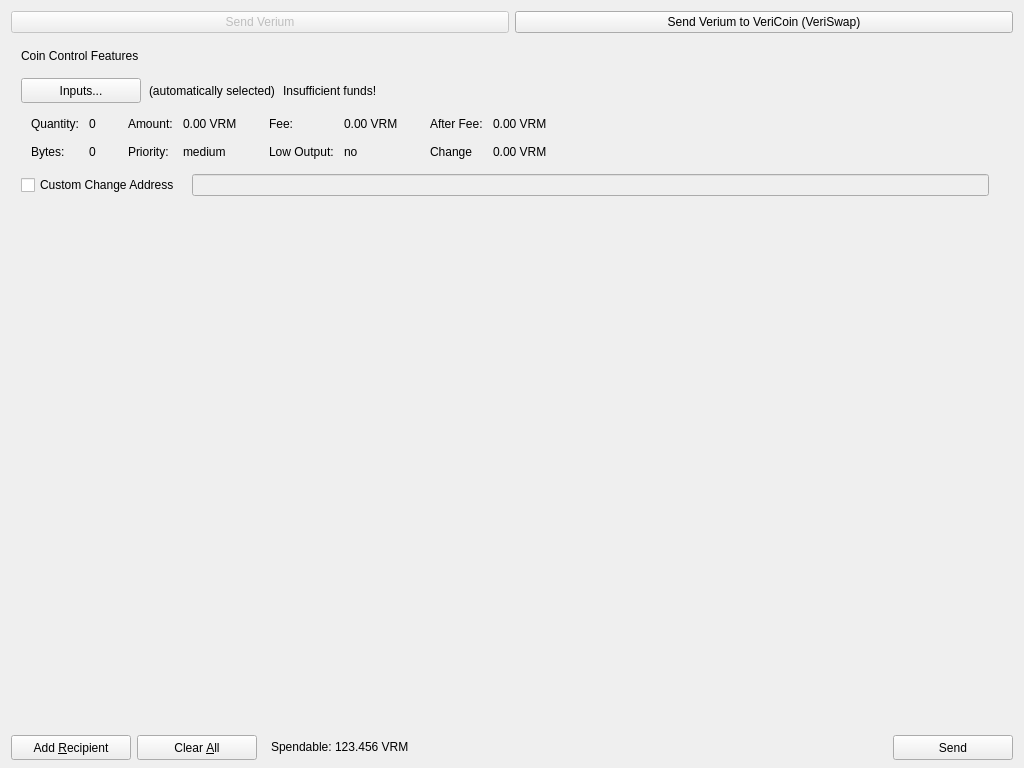
<?xml version="1.0" encoding="UTF-8"?>
<ui version="4.0">
 <class>SendCoinsDialog</class>
 <widget class="QDialog" name="SendCoinsDialog">
  <property name="geometry">
   <rect>
    <x>0</x>
    <y>0</y>
    <width>1024</width>
    <height>768</height>
   </rect>
  </property>
  <property name="windowTitle">
   <string>Send Coins</string>
  </property>
  <layout class="QVBoxLayout" name="verticalLayout" stretch="0,0,1,0">
   <property name="bottomMargin">
    <number>8</number>
   </property>
   <item>
    <layout class="QHBoxLayout" name="horizontalLayout_3">
     <item>
      <widget class="QPushButton" name="btnVerium">
       <property name="enabled">
        <bool>false</bool>
       </property>
       <property name="text">
        <string>Send Verium</string>
       </property>
      </widget>
     </item>
     <item>
      <widget class="QPushButton" name="btnBitcoin">
       <property name="text">
        <string>Send Verium to VeriCoin (VeriSwap)</string>
       </property>
      </widget>
     </item>
    </layout>
   </item>
   <item>
    <widget class="QFrame" name="frameCoinControl">
     <property name="sizePolicy">
      <sizepolicy hsizetype="Expanding" vsizetype="Expanding">
       <horstretch>0</horstretch>
       <verstretch>0</verstretch>
      </sizepolicy>
     </property>
     <property name="maximumSize">
      <size>
       <width>16777215</width>
       <height>16777215</height>
      </size>
     </property>
     <property name="frameShape">
      <enum>QFrame::NoFrame</enum>
     </property>
     <property name="frameShadow">
      <enum>QFrame::Sunken</enum>
     </property>
     <layout class="QVBoxLayout" name="verticalLayoutCoinControl2">
      <property name="spacing">
       <number>6</number>
      </property>
      <property name="leftMargin">
       <number>0</number>
      </property>
      <property name="topMargin">
       <number>0</number>
      </property>
      <property name="rightMargin">
       <number>0</number>
      </property>
      <property name="bottomMargin">
       <number>6</number>
      </property>
      <item>
       <layout class="QVBoxLayout" name="verticalLayoutCoinControl" stretch="0,0,0,0,1">
        <property name="spacing">
         <number>0</number>
        </property>
        <property name="leftMargin">
         <number>10</number>
        </property>
        <property name="topMargin">
         <number>10</number>
        </property>
        <item>
         <layout class="QHBoxLayout" name="horizontalLayoutCoinControl1">
          <property name="bottomMargin">
           <number>15</number>
          </property>
          <item>
           <widget class="QLabel" name="labelCoinControlFeatures">
            <property name="sizePolicy">
             <sizepolicy hsizetype="Preferred" vsizetype="Maximum">
              <horstretch>0</horstretch>
              <verstretch>0</verstretch>
             </sizepolicy>
            </property>
            <property name="text">
             <string>Coin Control Features</string>
            </property>
           </widget>
          </item>
         </layout>
        </item>
        <item>
         <layout class="QHBoxLayout" name="horizontalLayoutCoinControl2" stretch="0,0,0,0">
          <property name="spacing">
           <number>8</number>
          </property>
          <property name="bottomMargin">
           <number>10</number>
          </property>
          <item>
           <widget class="QPushButton" name="pushButtonCoinControl">
            <property name="minimumSize">
             <size>
              <width>120</width>
              <height>25</height>
             </size>
            </property>
            <property name="text">
             <string>Inputs...</string>
            </property>
           </widget>
          </item>
          <item>
           <widget class="QLabel" name="labelCoinControlAutomaticallySelected">
            <property name="text">
             <string>(automatically selected)</string>
            </property>
            <property name="margin">
             <number>5</number>
            </property>
           </widget>
          </item>
          <item>
           <widget class="QLabel" name="labelCoinControlInsuffFunds">
            <property name="text">
             <string>Insufficient funds!</string>
            </property>
            <property name="margin">
             <number>5</number>
            </property>
           </widget>
          </item>
          <item>
           <spacer name="horizontalSpacerCoinControl">
            <property name="orientation">
             <enum>Qt::Horizontal</enum>
            </property>
            <property name="sizeHint" stdset="0">
             <size>
              <width>40</width>
              <height>1</height>
             </size>
            </property>
           </spacer>
          </item>
         </layout>
        </item>
        <item>
         <widget class="QWidget" name="widgetCoinControl" native="true">
          <property name="sizePolicy">
           <sizepolicy hsizetype="Preferred" vsizetype="Preferred">
            <horstretch>0</horstretch>
            <verstretch>0</verstretch>
           </sizepolicy>
          </property>
          <property name="minimumSize">
           <size>
            <width>0</width>
            <height>0</height>
           </size>
          </property>
          <layout class="QHBoxLayout" name="horizontalLayoutCoinControl5">
           <property name="leftMargin">
            <number>0</number>
           </property>
           <property name="topMargin">
            <number>0</number>
           </property>
           <property name="rightMargin">
            <number>0</number>
           </property>
           <property name="bottomMargin">
            <number>0</number>
           </property>
           <item>
            <layout class="QHBoxLayout" name="horizontalLayoutCoinControl3" stretch="0,0,0,1">
             <property name="spacing">
              <number>20</number>
             </property>
             <property name="topMargin">
              <number>0</number>
             </property>
             <property name="bottomMargin">
              <number>10</number>
             </property>
             <item>
              <layout class="QFormLayout" name="formLayoutCoinControl1">
               <property name="horizontalSpacing">
                <number>10</number>
               </property>
               <property name="verticalSpacing">
                <number>14</number>
               </property>
               <property name="leftMargin">
                <number>10</number>
               </property>
               <property name="topMargin">
                <number>4</number>
               </property>
               <property name="rightMargin">
                <number>6</number>
               </property>
               <item row="0" column="0">
                <widget class="QLabel" name="labelCoinControlQuantityText">
                 <property name="text">
                  <string>Quantity:</string>
                 </property>
                 <property name="margin">
                  <number>0</number>
                 </property>
                </widget>
               </item>
               <item row="0" column="1">
                <widget class="QLabel" name="labelCoinControlQuantity">
                 <property name="cursor">
                  <cursorShape>IBeamCursor</cursorShape>
                 </property>
                 <property name="contextMenuPolicy">
                  <enum>Qt::ActionsContextMenu</enum>
                 </property>
                 <property name="text">
                  <string>0</string>
                 </property>
                 <property name="margin">
                  <number>0</number>
                 </property>
                 <property name="textInteractionFlags">
                  <set>Qt::LinksAccessibleByMouse|Qt::TextSelectableByKeyboard|Qt::TextSelectableByMouse</set>
                 </property>
                </widget>
               </item>
               <item row="1" column="0">
                <widget class="QLabel" name="labelCoinControlBytesText">
                 <property name="text">
                  <string>Bytes:</string>
                 </property>
                </widget>
               </item>
               <item row="1" column="1">
                <widget class="QLabel" name="labelCoinControlBytes">
                 <property name="cursor">
                  <cursorShape>IBeamCursor</cursorShape>
                 </property>
                 <property name="contextMenuPolicy">
                  <enum>Qt::ActionsContextMenu</enum>
                 </property>
                 <property name="text">
                  <string>0</string>
                 </property>
                 <property name="textInteractionFlags">
                  <set>Qt::LinksAccessibleByMouse|Qt::TextSelectableByKeyboard|Qt::TextSelectableByMouse</set>
                 </property>
                </widget>
               </item>
              </layout>
             </item>
             <item>
              <layout class="QFormLayout" name="formLayoutCoinControl2">
               <property name="horizontalSpacing">
                <number>10</number>
               </property>
               <property name="verticalSpacing">
                <number>14</number>
               </property>
               <property name="leftMargin">
                <number>6</number>
               </property>
               <property name="topMargin">
                <number>4</number>
               </property>
               <property name="rightMargin">
                <number>6</number>
               </property>
               <item row="0" column="0">
                <widget class="QLabel" name="labelCoinControlAmountText">
                 <property name="text">
                  <string>Amount:</string>
                 </property>
                 <property name="margin">
                  <number>0</number>
                 </property>
                </widget>
               </item>
               <item row="0" column="1">
                <widget class="QLabel" name="labelCoinControlAmount">
                 <property name="cursor">
                  <cursorShape>IBeamCursor</cursorShape>
                 </property>
                 <property name="contextMenuPolicy">
                  <enum>Qt::ActionsContextMenu</enum>
                 </property>
                 <property name="text">
                  <string>0.00 VRM</string>
                 </property>
                 <property name="textInteractionFlags">
                  <set>Qt::LinksAccessibleByMouse|Qt::TextSelectableByKeyboard|Qt::TextSelectableByMouse</set>
                 </property>
                </widget>
               </item>
               <item row="1" column="0">
                <widget class="QLabel" name="labelCoinControlPriorityText">
                 <property name="text">
                  <string>Priority:</string>
                 </property>
                </widget>
               </item>
               <item row="1" column="1">
                <widget class="QLabel" name="labelCoinControlPriority">
                 <property name="cursor">
                  <cursorShape>IBeamCursor</cursorShape>
                 </property>
                 <property name="contextMenuPolicy">
                  <enum>Qt::ActionsContextMenu</enum>
                 </property>
                 <property name="text">
                  <string>medium</string>
                 </property>
                 <property name="textInteractionFlags">
                  <set>Qt::LinksAccessibleByMouse|Qt::TextSelectableByKeyboard|Qt::TextSelectableByMouse</set>
                 </property>
                </widget>
               </item>
              </layout>
             </item>
             <item>
              <layout class="QFormLayout" name="formLayoutCoinControl3">
               <property name="horizontalSpacing">
                <number>10</number>
               </property>
               <property name="verticalSpacing">
                <number>14</number>
               </property>
               <property name="leftMargin">
                <number>6</number>
               </property>
               <property name="topMargin">
                <number>4</number>
               </property>
               <property name="rightMargin">
                <number>6</number>
               </property>
               <item row="0" column="0">
                <widget class="QLabel" name="labelCoinControlFeeText">
                 <property name="text">
                  <string>Fee:</string>
                 </property>
                 <property name="margin">
                  <number>0</number>
                 </property>
                </widget>
               </item>
               <item row="0" column="1">
                <widget class="QLabel" name="labelCoinControlFee">
                 <property name="cursor">
                  <cursorShape>IBeamCursor</cursorShape>
                 </property>
                 <property name="contextMenuPolicy">
                  <enum>Qt::ActionsContextMenu</enum>
                 </property>
                 <property name="text">
                  <string>0.00 VRM</string>
                 </property>
                 <property name="textInteractionFlags">
                  <set>Qt::LinksAccessibleByMouse|Qt::TextSelectableByKeyboard|Qt::TextSelectableByMouse</set>
                 </property>
                </widget>
               </item>
               <item row="1" column="0">
                <widget class="QLabel" name="labelCoinControlLowOutputText">
                 <property name="text">
                  <string>Low Output:</string>
                 </property>
                </widget>
               </item>
               <item row="1" column="1">
                <widget class="QLabel" name="labelCoinControlLowOutput">
                 <property name="cursor">
                  <cursorShape>IBeamCursor</cursorShape>
                 </property>
                 <property name="contextMenuPolicy">
                  <enum>Qt::ActionsContextMenu</enum>
                 </property>
                 <property name="text">
                  <string>no</string>
                 </property>
                 <property name="textInteractionFlags">
                  <set>Qt::LinksAccessibleByMouse|Qt::TextSelectableByKeyboard|Qt::TextSelectableByMouse</set>
                 </property>
                </widget>
               </item>
              </layout>
             </item>
             <item>
              <layout class="QFormLayout" name="formLayoutCoinControl4">
               <property name="horizontalSpacing">
                <number>10</number>
               </property>
               <property name="verticalSpacing">
                <number>14</number>
               </property>
               <property name="leftMargin">
                <number>6</number>
               </property>
               <property name="topMargin">
                <number>4</number>
               </property>
               <property name="rightMargin">
                <number>6</number>
               </property>
               <item row="0" column="0">
                <widget class="QLabel" name="labelCoinControlAfterFeeText">
                 <property name="text">
                  <string>After Fee:</string>
                 </property>
                 <property name="margin">
                  <number>0</number>
                 </property>
                </widget>
               </item>
               <item row="0" column="1">
                <widget class="QLabel" name="labelCoinControlAfterFee">
                 <property name="cursor">
                  <cursorShape>IBeamCursor</cursorShape>
                 </property>
                 <property name="contextMenuPolicy">
                  <enum>Qt::ActionsContextMenu</enum>
                 </property>
                 <property name="text">
                  <string>0.00 VRM</string>
                 </property>
                 <property name="textInteractionFlags">
                  <set>Qt::LinksAccessibleByMouse|Qt::TextSelectableByKeyboard|Qt::TextSelectableByMouse</set>
                 </property>
                </widget>
               </item>
               <item row="1" column="0">
                <widget class="QLabel" name="labelCoinControlChangeText">
                 <property name="text">
                  <string>Change</string>
                 </property>
                </widget>
               </item>
               <item row="1" column="1">
                <widget class="QLabel" name="labelCoinControlChange">
                 <property name="cursor">
                  <cursorShape>IBeamCursor</cursorShape>
                 </property>
                 <property name="contextMenuPolicy">
                  <enum>Qt::ActionsContextMenu</enum>
                 </property>
                 <property name="text">
                  <string>0.00 VRM</string>
                 </property>
                 <property name="textInteractionFlags">
                  <set>Qt::LinksAccessibleByMouse|Qt::TextSelectableByKeyboard|Qt::TextSelectableByMouse</set>
                 </property>
                </widget>
               </item>
              </layout>
             </item>
            </layout>
           </item>
          </layout>
         </widget>
        </item>
        <item>
         <layout class="QHBoxLayout" name="horizontalLayoutCoinControl4" stretch="0,0,0">
          <property name="spacing">
           <number>12</number>
          </property>
          <property name="sizeConstraint">
           <enum>QLayout::SetDefaultConstraint</enum>
          </property>
          <property name="topMargin">
           <number>5</number>
          </property>
          <property name="rightMargin">
           <number>5</number>
          </property>
          <item>
           <widget class="QCheckBox" name="checkBoxCoinControlChange">
            <property name="text">
             <string>Custom Change Address</string>
            </property>
           </widget>
          </item>
          <item>
           <widget class="QLineEdit" name="lineEditCoinControlChange">
            <property name="enabled">
             <bool>false</bool>
            </property>
            <property name="sizePolicy">
             <sizepolicy hsizetype="Expanding" vsizetype="Fixed">
              <horstretch>0</horstretch>
              <verstretch>0</verstretch>
             </sizepolicy>
            </property>
           </widget>
          </item>
          <item>
           <widget class="QLabel" name="labelCoinControlChangeLabel">
            <property name="sizePolicy">
             <sizepolicy hsizetype="Preferred" vsizetype="Expanding">
              <horstretch>0</horstretch>
              <verstretch>0</verstretch>
             </sizepolicy>
            </property>
            <property name="minimumSize">
             <size>
              <width>0</width>
              <height>0</height>
             </size>
            </property>
            <property name="text">
             <string/>
            </property>
            <property name="margin">
             <number>3</number>
            </property>
           </widget>
          </item>
         </layout>
        </item>
        <item>
         <spacer name="verticalSpacerCoinControl">
          <property name="orientation">
           <enum>Qt::Vertical</enum>
          </property>
          <property name="sizeHint" stdset="0">
           <size>
            <width>800</width>
            <height>1</height>
           </size>
          </property>
         </spacer>
        </item>
       </layout>
      </item>
     </layout>
    </widget>
   </item>
   <item>
    <widget class="QScrollArea" name="scrollArea">
     <property name="frameShape">
      <enum>QFrame::NoFrame</enum>
     </property>
     <property name="widgetResizable">
      <bool>true</bool>
     </property>
     <widget class="QWidget" name="scrollAreaWidgetContents">
      <property name="geometry">
       <rect>
        <x>0</x>
        <y>0</y>
        <width>1006</width>
        <height>495</height>
       </rect>
      </property>
      <layout class="QVBoxLayout" name="verticalLayout_2">
       <property name="leftMargin">
        <number>0</number>
       </property>
       <property name="topMargin">
        <number>0</number>
       </property>
       <property name="rightMargin">
        <number>0</number>
       </property>
       <property name="bottomMargin">
        <number>0</number>
       </property>
       <item>
        <layout class="QVBoxLayout" name="entries">
         <property name="spacing">
          <number>0</number>
         </property>
        </layout>
       </item>
      </layout>
     </widget>
    </widget>
   </item>
   <item>
    <layout class="QHBoxLayout" name="horizontalLayout">
     <item>
      <widget class="QPushButton" name="addButton">
       <property name="minimumSize">
        <size>
         <width>120</width>
         <height>25</height>
        </size>
       </property>
       <property name="toolTip">
        <string>Send to multiple recipients at once</string>
       </property>
       <property name="text">
        <string>Add &amp;Recipient</string>
       </property>
       <property name="icon">
        <iconset resource="../bitcoin.qrc">
         <normaloff>:/icons/add</normaloff>:/icons/add</iconset>
       </property>
       <property name="iconSize">
        <size>
         <width>12</width>
         <height>12</height>
        </size>
       </property>
       <property name="autoDefault">
        <bool>false</bool>
       </property>
      </widget>
     </item>
     <item>
      <widget class="QPushButton" name="clearButton">
       <property name="sizePolicy">
        <sizepolicy hsizetype="Minimum" vsizetype="Fixed">
         <horstretch>0</horstretch>
         <verstretch>0</verstretch>
        </sizepolicy>
       </property>
       <property name="minimumSize">
        <size>
         <width>120</width>
         <height>25</height>
        </size>
       </property>
       <property name="toolTip">
        <string>Remove all transaction fields</string>
       </property>
       <property name="text">
        <string>Clear &amp;All</string>
       </property>
       <property name="icon">
        <iconset resource="../bitcoin.qrc">
         <normaloff>:/icons/remove</normaloff>:/icons/remove</iconset>
       </property>
       <property name="iconSize">
        <size>
         <width>12</width>
         <height>12</height>
        </size>
       </property>
       <property name="autoRepeatDelay">
        <number>300</number>
       </property>
       <property name="autoDefault">
        <bool>false</bool>
       </property>
      </widget>
     </item>
     <item>
      <layout class="QHBoxLayout" name="horizontalLayout_2">
       <property name="spacing">
        <number>3</number>
       </property>
       <item>
        <widget class="QLabel" name="label">
         <property name="sizePolicy">
          <sizepolicy hsizetype="Preferred" vsizetype="Fixed">
           <horstretch>0</horstretch>
           <verstretch>0</verstretch>
          </sizepolicy>
         </property>
         <property name="text">
          <string>Spendable:</string>
         </property>
         <property name="indent">
          <number>8</number>
         </property>
        </widget>
       </item>
       <item>
        <widget class="QLabel" name="labelBalance">
         <property name="sizePolicy">
          <sizepolicy hsizetype="Preferred" vsizetype="Fixed">
           <horstretch>0</horstretch>
           <verstretch>0</verstretch>
          </sizepolicy>
         </property>
         <property name="cursor">
          <cursorShape>IBeamCursor</cursorShape>
         </property>
         <property name="text">
          <string>123.456 VRM</string>
         </property>
         <property name="textInteractionFlags">
          <set>Qt::LinksAccessibleByMouse|Qt::TextSelectableByKeyboard|Qt::TextSelectableByMouse</set>
         </property>
        </widget>
       </item>
      </layout>
     </item>
     <item>
      <spacer name="horizontalSpacer">
       <property name="orientation">
        <enum>Qt::Horizontal</enum>
       </property>
       <property name="sizeHint" stdset="0">
        <size>
         <width>40</width>
         <height>20</height>
        </size>
       </property>
      </spacer>
     </item>
     <item>
      <widget class="QPushButton" name="sendButton">
       <property name="minimumSize">
        <size>
         <width>120</width>
         <height>25</height>
        </size>
       </property>
       <property name="toolTip">
        <string>Confirm the send action</string>
       </property>
       <property name="text">
        <string>Send</string>
       </property>
       <property name="icon">
        <iconset resource="../bitcoin.qrc">
         <normaloff>:/icons/sendButton</normaloff>:/icons/sendButton</iconset>
       </property>
       <property name="iconSize">
        <size>
         <width>12</width>
         <height>12</height>
        </size>
       </property>
       <property name="autoDefault">
        <bool>false</bool>
       </property>
       <property name="default">
        <bool>false</bool>
       </property>
      </widget>
     </item>
    </layout>
   </item>
  </layout>
 </widget>
 <resources>
  <include location="../bitcoin.qrc"/>
 </resources>
 <connections/>
</ui>
